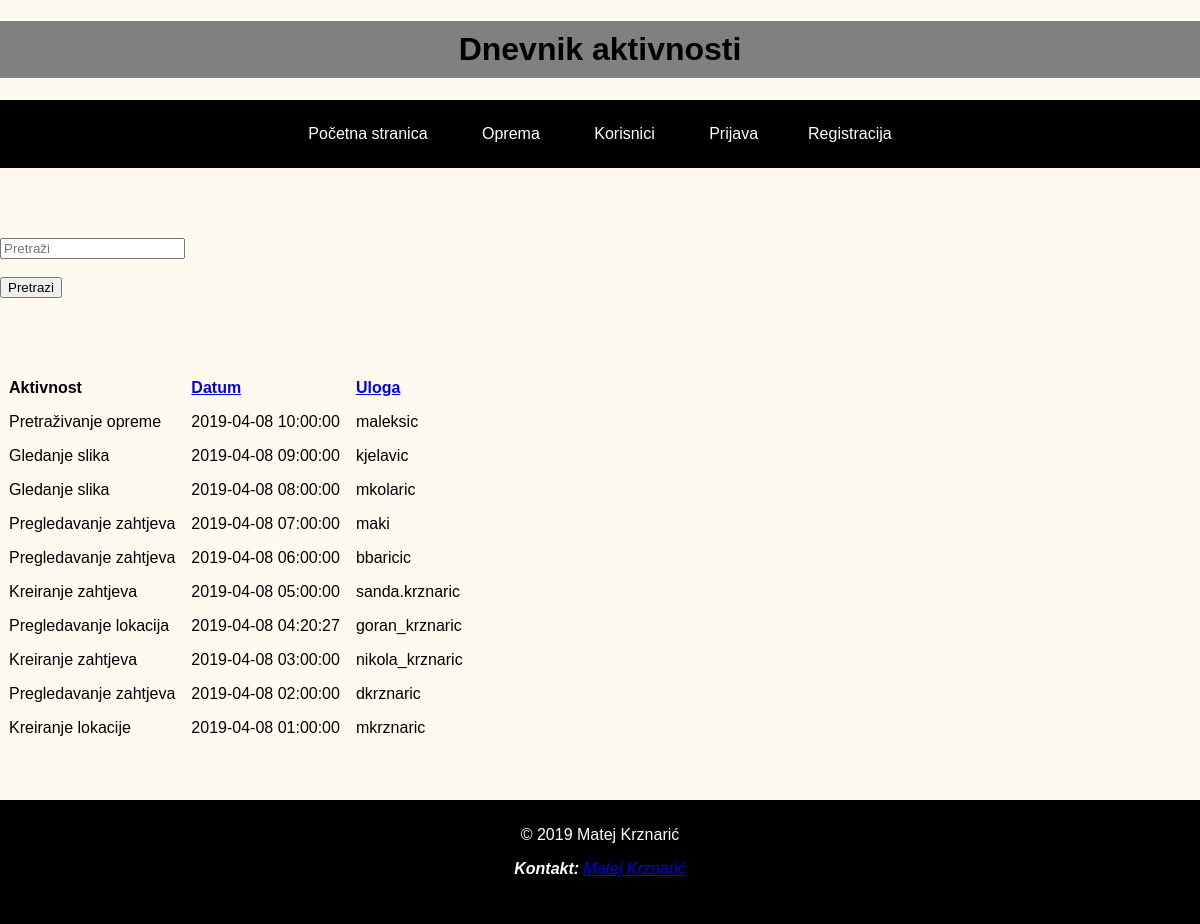
The app's page /webdip_projekt/dnevnik.php?order=datum_vrijeme&&sort=DESC with its own data.
### tables this page shows
CREATE TABLE `dnevnik_aktivnosti` (
  `id_dnevnik_aktivnosti` int(11) NOT NULL,
  `aktivnost` varchar(45) DEFAULT NULL,
  `datum_vrijeme` datetime DEFAULT NULL,
  `korisnik_id_korisnik` int(11) NOT NULL
);

### webdip_projekt/sesija.class.php (called while the page is built, shortened)
<?php
class Sesija {
    static function dajKorisnika() {
        if (isset($_SESSION[self::KORISNIK])) {
            $korisnik[self::KORISNIK] = $_SESSION[self::KORISNIK];
            $korisnik[self::TIP] = $_SESSION[self::TIP];
        } else {
            return null;
        }
        return $korisnik;
    }
}

### webdip_projekt/baza.class.php (called while the page is built, shortened)
<?php
class Baza {
    private $veza = null;
    function spojiDB() {
        $this->veza = new mysqli(self::server, self::korisnik, self::lozinka, self::baza);
        $this->veza->set_charset("utf8");
        return $this->veza;
    }
    function selectDB($upit) {
        $rezultat = $this->veza->query($upit);
        return $rezultat;
    }
}
?>

### webdip_projekt/dnevnik.php (the view, shortened to what this page needs)
<?php
include ("./baza.class.php");
include("./sesija.class.php");
?>
<!DOCTYPE html>
<html lang="hr">
    <head>
        <link href="css/mkrznaric.css" rel="stylesheet" type="text/css">
        <link href="css/mkrznaric_480.css" rel="stylesheet" type="text/css">
        <link href="css/mkrznaric_ispis.css" media="print" rel="stylesheet" type="text/css">
        <link href="css/mkrznaric_800.css" rel="stylesheet" type="text/css">
        <link href="css/mkrznaric_1024.css" rel="stylesheet" type="text/css">
        <link href="css/mkrznaric_1800.css" rel="stylesheet" type="text/css">
        <link rel="stylesheet" type="text/css" href="https://cdn.datatables.net/s/dt/jq-2.1.4,dt-1.10.10/datatables.min.css"/>
    </head>
    <body>
        <header>
            <h1 id="pocetak_popis">Dnevnik aktivnosti</h1>
        </header>
        <nav>
            <ul class="nav">
                <li><a href="index.php">Početna stranica</a></li>
                <li><a href="oprema.php">Oprema</a></li>
                <li><a href="privatno/korisnici.php">Korisnici</a></li>
                <?php
                if (Sesija::dajKorisnika() == null) {
                    echo '<li><a href="prijava.php">Prijava</a></li>';
                    echo '<li><a href="registracija.php">Registracija</a></li>';
                } else if (Sesija::dajKorisnika() != null) {
                    if ($tip == "administrator") {
                        echo '<li><a href="odjava.php">Odjava</a></li>';
                        echo '<li><a href="dnevnik.php">Dnevnik aktivnosti</a></li>';
                        echo '<li><a href="VirtualTime.php">Virtualno vrijeme</a></li>';
                        echo '<li><a href="konfiguracija_sustava.php">Konfiguracija sustava</a></li>';
                        echo '<li><a href="otkljucavanje_blokiranje.php">Upravljanje korisnicima</a></li>';
                        echo '<li><a href="DodijeliModeratora.php">Dodijela moderatora</a></li>';
                        echo '<li><a href="NovaLokacija.php">Nova lokacija</a></li>';
                        echo '<li><a href="NovaOprema.php">Nova oprema</a></li>';
                    }
                    if ($tip == "moderator") {
                        echo '<li><a href="odjava.php">Odjava</a></li>';
                    }
                    if ($tip == "registrirani_korisnik") {
                        echo '<li><a href="odjava.php">Odjava</a></li>';
                    }
                }
                ?>
            </ul>
        </nav>
        <section id="sadrzajtablica">
            <br>
            <form id="pretraga_dnevnik" novalidate method="post" name="pretraga_dnevnik" action="">
                <br>
                <br>
                <input type="text" id="vrijednostPretraga" name="vrijednostPretraga" placeholder="Pretraži">
                <br>
                <br>
                <button  name="pretraga" id="pretraga" >Pretrazi</button><br>
                <br><br>
                <br>
            </form>
            <br>
            <?php
            if (!isset($_POST["pretraga"]) && !isset($_POST["vrijednostPretraga"])) {
                $baza = new Baza();
                $baza->spojiDB();
                if (isset($_GET['order'])) {
                    $order = $_GET['order'];
                } else {
                    $order = 'korisnik_id_korisnik';
                }
                if (isset($_GET['sort'])) {
                    $sort = $_GET['sort'];
                } else {
                    $sort = 'ASC';
                }
                $upit = "SELECT aktivnost, datum_vrijeme, (SELECT korisnicko_ime FROM korisnik WHERE id_korisnik = dnevnik_aktivnosti.korisnik_id_korisnik) FROM dnevnik_aktivnosti ORDER BY $order $sort";
                $sort == 'DESC' ? $sort = 'ASC' : $sort = 'DESC';
                $rs = $baza->selectDB($upit);
                echo"<table id ='table_id'  class='display'>
    <thead>
                <tr>
                    <th class='zaglavlje'>Aktivnost</th>
                    <th class='zaglavlje'><a href='?order=datum_vrijeme&&sort=$sort'>Datum</a></th>
                    <th class='zaglavlje'><a href='?order=korisnik_id_korisnik&&sort=$sort'>Uloga</a></th>
                </tr></thead><tbody>";
                while (list($aktivnost, $datum_vrijeme, $uloga) = mysqli_fetch_array($rs)) {
                    echo "<tr>\n<td>$aktivnost</td>\n<td>$datum_vrijeme</td>\n<td>$uloga</td></tr>\n";
                }
            }
            echo"</tbody></table>";
            ?>
            <br>
            <br>
            <br>
        </section>
        <footer id="kraj">
            <p>&copy; 2019 Matej Krznarić</p>
            <address><strong>Kontakt:</strong> <a href="mailto:mkrznaric@foi.hr">Matej Krznarić</a></address>
            <br>
            <br>
        </footer>
    </body>
</html>

### webdip_projekt/css/mkrznaric.css (style rules this page uses)
#pocetak_popis { width: auto; padding: 10px; text-align: center; background: gray; -webkit-animation: pozadina 5s infinite; animation: pozadina 5s infinite; }
body { background: floralwhite; color: black; font-family: "Arial"; margin: auto; overflow-x: hidden; }
.nav { background: black; color: white; list-style: none; text-align: center; padding: 25px 0 25px 0; }
.nav > li { display: inline-block; padding: 0 25px 0 25px; }
.nav > li > a { text-decoration: none; color: white; }
td, th { text-align: left; padding: 7px; }
#sadrzajtablica { overflow-x: hidden; }
#kraj { text-align: center; color: white; background: black; padding: 10px; width: auto; position: relative; }

### webdip_projekt/css/mkrznaric_1024.css (style rules this page uses)
@media only screen and (min-width: 1024px) { #pocetak_popis { width: auto; padding: 10px; text-align: center; background: gray; -webkit-animation: pozadina 5s infinite; animation: pozadina 5s infinite; } }
@media only screen and (min-width: 1024px) { body { background: floralwhite; color: black; font-family: "Arial"; margin: auto; overflow-x: hidden; } }
@media only screen and (min-width: 1024px) { .nav { background: black; color: white; list-style: none; text-align: center; padding: 25px 0 25px 0; } }
@media only screen and (min-width: 1024px) { .nav > li { display: inline-block; padding: 0 25px 0 25px; } }
@media only screen and (min-width: 1024px) { .nav > li > a { text-decoration: none; color: white; } }
@media only screen and (min-width: 1024px) { td, th { text-align: left; padding: 7px; } }
@media only screen and (min-width: 1024px) { #sadrzajtablica { overflow-x: hidden; } }
@media only screen and (min-width: 1024px) { #kraj { text-align: center; color: white; background: black; padding: 10px; width: auto; position: relative; } }

### records on screen
dnevnik_aktivnosti: aktivnost "Pretraživanje opreme", datum_vrijeme "2019-04-08 10:00:00", uloga "maleksic"
dnevnik_aktivnosti: aktivnost "Gledanje slika", datum_vrijeme "2019-04-08 09:00:00", uloga "kjelavic"
dnevnik_aktivnosti: aktivnost "Gledanje slika", datum_vrijeme "2019-04-08 08:00:00", uloga "mkolaric"
dnevnik_aktivnosti: aktivnost "Pregledavanje zahtjeva", datum_vrijeme "2019-04-08 07:00:00", uloga "maki"
dnevnik_aktivnosti: aktivnost "Pregledavanje zahtjeva", datum_vrijeme "2019-04-08 06:00:00", uloga "bbaricic"
dnevnik_aktivnosti: aktivnost "Kreiranje zahtjeva", datum_vrijeme "2019-04-08 05:00:00", uloga "sanda.krznaric"
dnevnik_aktivnosti: aktivnost "Pregledavanje lokacija", datum_vrijeme "2019-04-08 04:20:27", uloga "goran_krznaric"
dnevnik_aktivnosti: aktivnost "Kreiranje zahtjeva", datum_vrijeme "2019-04-08 03:00:00", uloga "nikola_krznaric"
dnevnik_aktivnosti: aktivnost "Pregledavanje zahtjeva", datum_vrijeme "2019-04-08 02:00:00", uloga "dkrznaric"
dnevnik_aktivnosti: aktivnost "Kreiranje lokacije", datum_vrijeme "2019-04-08 01:00:00", uloga "mkrznaric"
